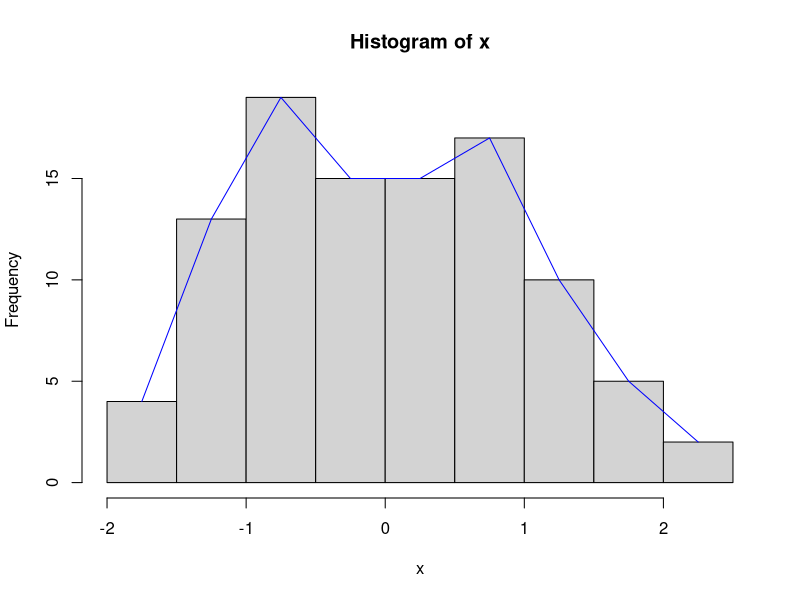
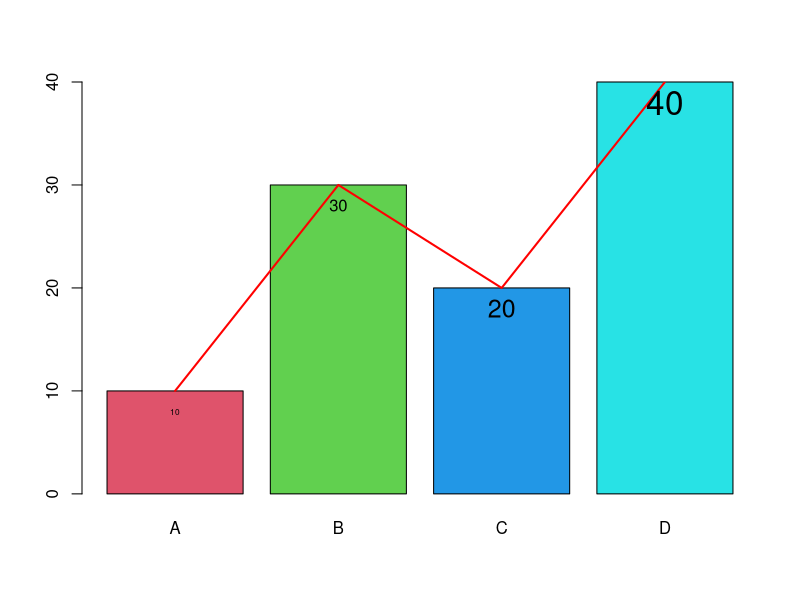
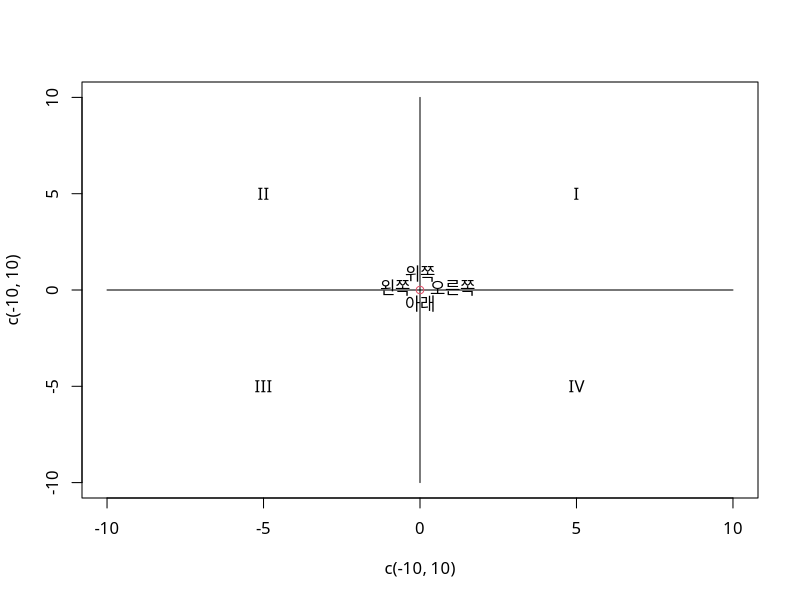
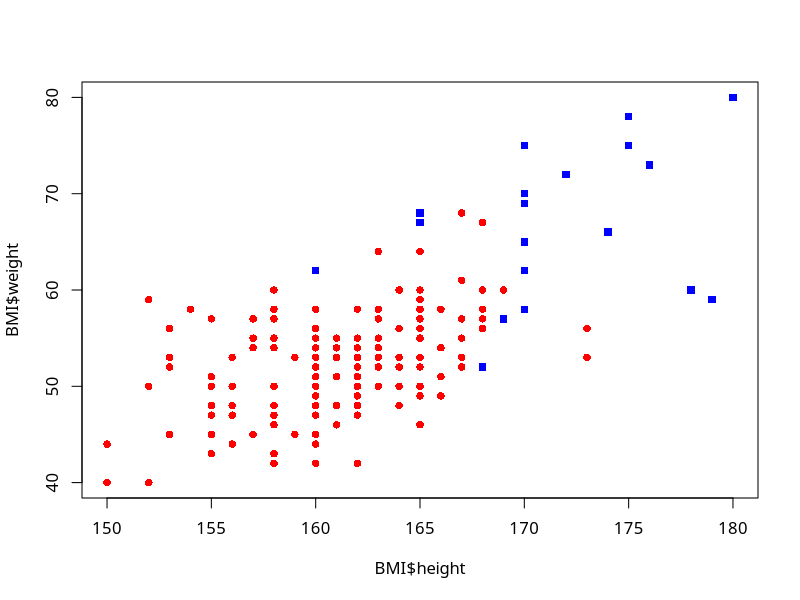
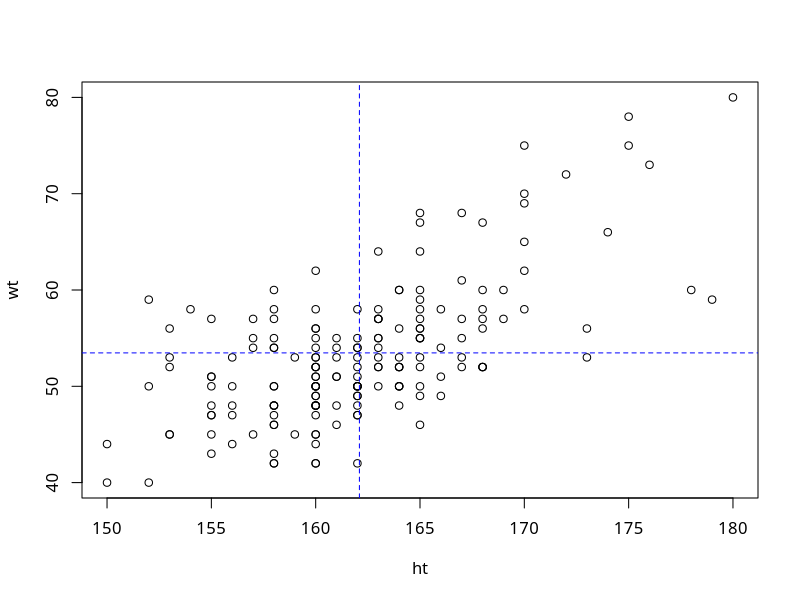
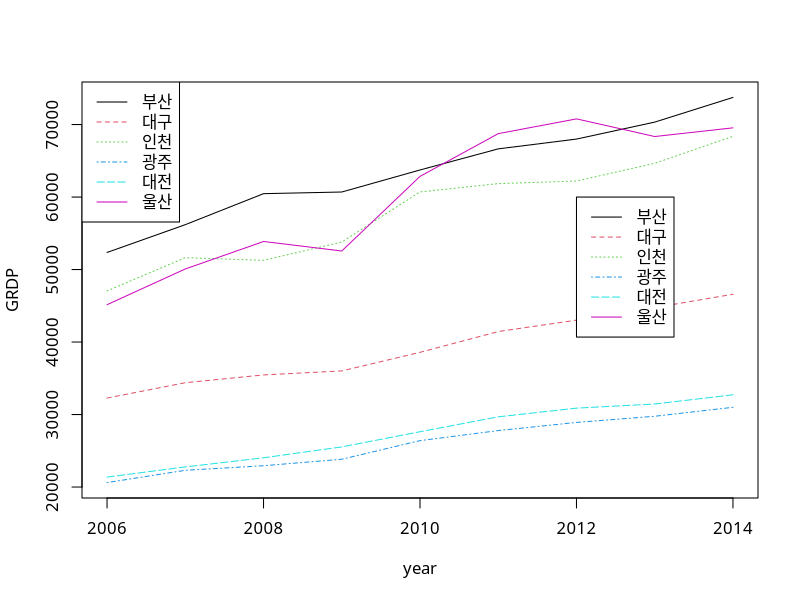
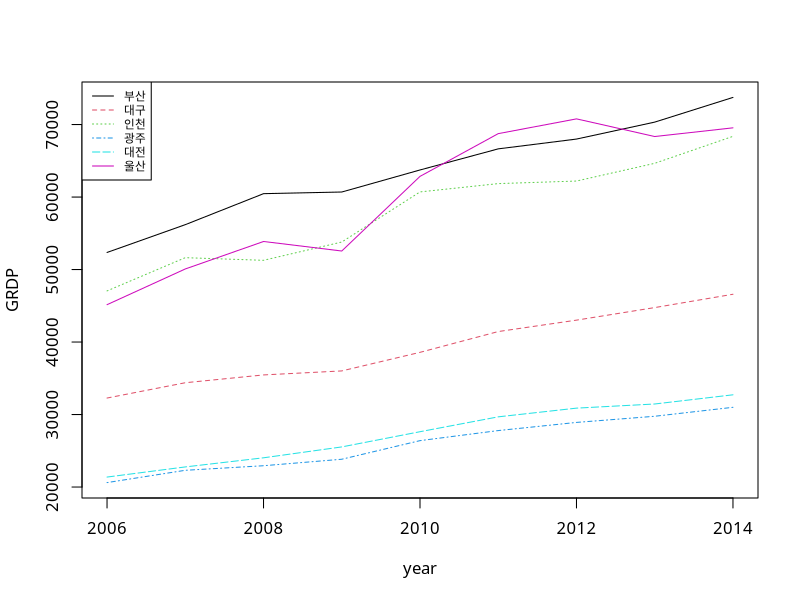

Write the R code that produced these figures, in order.
## ---- chunk 1
graphics.off()
rm(list = ls())
gc()

options(kableExtra.auto_format = FALSE)

# knitr::opts_chunk$set(echo = FALSE, message = FALSE, warning = FALSE,
knitr::opts_chunk$set(echo = TRUE, message = TRUE, warning = TRUE,
                      fig.align = "center", fig.width = 7, fig.retina = 2,
                      dpi = 96)

#theme_set(theme_bw())

## ---- chunk 2
x <- rnorm(100)
hist.res <- hist(x)
lines(hist.res$mid, hist.res$count, col = rgb(0,0,1))
## ---- chunk 3
freq <- c(10, 30, 20, 40)
cat <- c("A", "B", "C", "D")
bp.res <- barplot(freq, names.arg = cat, col = 2:5)
lines(bp.res, freq, col = rgb(1,0,0), lwd = 2)
text(bp.res, freq-2, as.character(freq), cex = seq(0.5,2,length=4))
## ---- chunk 4
par(family = "AppleGothic")
plot(c(-10,10), c(-10,10), type = "n")
lines(c(-10,10), c(0,0))
lines(c(0,0), c(-10,10))
points(0,0,col = 2)
text(c(5,-5,-5,5), c(5,5,-5,-5), labels = c("I", "II", "III", "IV"))
text(0,0, pos=c(1,2,3,4), labels = c("아래", "왼쪽", "위쪽", "오른쪽"))
## ---- chunk 5
plot.test2 <- function(){
  BMI <- read.table("./bmi.txt", 
                    col.names = c("height","weight","year","religion","gender","marriage"))
  plot(BMI$height, BMI$weight, type = "n")
  points(BMI[BMI$gender == "F",]$height, BMI[BMI$gender == "F",]$weight, pch = 16, col = "red")
  points(BMI[BMI$gender == "M",]$height, BMI[BMI$gender == "M",]$weight, pch = 15, col = "blue")
}
## ---- chunk 6
plot.test2()
## ---- chunk 7
BMI <- read.table("./bmi.txt", 
                    col.names = c("height","weight","year","religion","gender","marriage"))

## ---- chunk 8
abline.test <- function(){
  ht <- BMI$height
  wt <- BMI$weight
  plot(ht, wt)
  abline(v=mean(ht), lty = 2, col = "blue")
  abline(h=mean(wt), lty = 2, col = "blue")
}
## ---- chunk 9
abline.test()
## ---- chunk 10
df <- readxl::read_xlsx("./grdp.xlsx", skip = 1)

head(df)
## ---- chunk 11
legend <- unlist(as.vector(df[3:8,1]))
par(family = "AppleGothic")
matplot(seq(2006, 2014), t(df[3:8, -1]), type = "l", xlab = "year", ylab = "GRDP")
legend(x = "topleft", legend = legend, lty = 1:5, col = 1:6)
legend(2012, 60000, legend = legend, lty = 1:5, col = 1:6)
## ---- chunk 12
par(family = "AppleGothic")
matplot(seq(2006, 2014), t(df[3:8, -1]), type = "l", xlab = "year", ylab = "GRDP")
legend(x = "topleft", legend = legend, lty = 1:5, col = 1:6, cex = 0.7)
